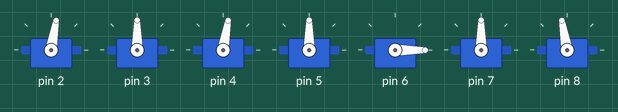
This sketch was run on a simulated Arduino Uno, built with avr-gcc and run on an emulated ATmega328P. Parts: 7 × servo.

Above: at 5.1 s.
At 19.6 s:
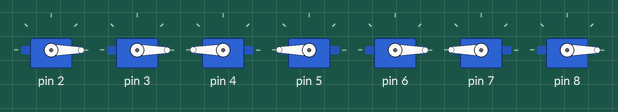
At 20.1 s:
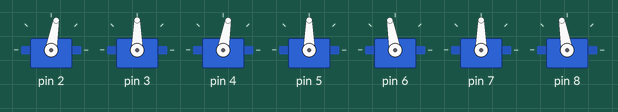
At 35.1 s:
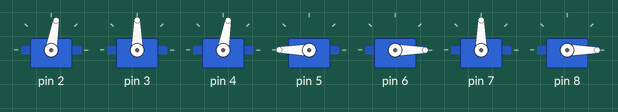
Timing chart, 0 to 36.6 s (numbered marks = the images above):
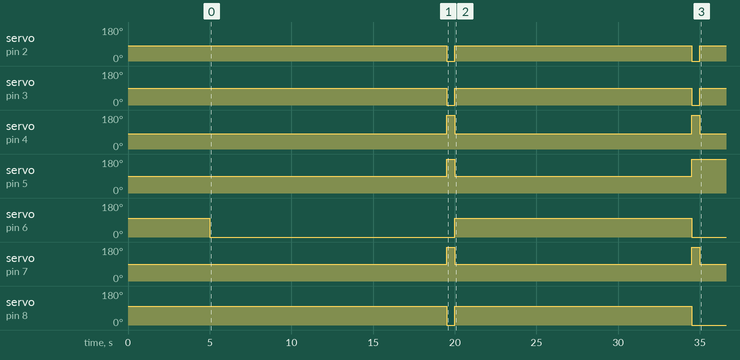

The sketch:

7segmentdisplay.ino
```cpp
#include <Servo.h>

Servo myservo[7];

int segmentOn[7] = {80, 90, 80, 90, 100, 90, 100};
int segmentOff[7] = {0, 0, 180, 180, 0, 180, 0};
int digits[10][7] = {
  {1,1,1,1,1,1,0}, // 0
  {0,1,1,0,0,0,0}, // 1
  {1,1,0,1,1,0,1}, // 2
  {1,1,1,1,0,0,1}, // 3
  {0,1,1,0,0,1,1}, // 4
  {1,0,1,1,0,1,1}, // 5
  {1,0,1,1,1,1,1}, // 6
  {1,1,1,0,0,1,0}, // 7
  {1,1,1,1,1,1,1}, // 8
  {1,1,1,1,0,1,1}  // 9
};

void setup() {
  for (int i = 0; i <= 6; i++) {
    myservo[i].attach(2 + i);
  }
  for (int i = 0; i <= 6; i++) {
    myservo[i].write(segmentOn[i]);
  }
  delay(5000);
}

void displayDigit(int digit) {
  for (int i = 0; i <= 6; i++) {
    if (digits[digit][i] == 1) {
      myservo[i].write(segmentOn[i]);
    } else {
      myservo[i].write(segmentOff[i]);
    }
  }
}

void turnOffAllSegments() {
  for (int i = 0; i <= 6; i++) {
    myservo[i].write(segmentOff[i]);
  }
}

void loop() {
  static int tens = 9; // Onlar basamağı
  for (int units = 9; units >= 0; units--) { // Birler basamağı
    displayDigit(units);
    delay(14500); // 10 saniye bekleme

    turnOffAllSegments();
    delay(500); // Segmentlerin kapandığını göstermek için bekleme

    if (units == 0 && tens > 0) {
      tens--; // Onlar basamağını bir eksilt
      units = 10; // Birler basamağını tekrar 9'a ayarla
      displayTensDigit(tens);
    }
  }
}

void displayTensDigit(int tensDigit) {
  // Onlar basamağını ikinci Arduino'ya göndermek için kullanılacak fonksiyon
  // Bu fonksiyon, ikinci Arduino ile iletişim kurmak için gerekli kodu içermelidir
}
```

Measured:
- by itself, servo on pin 2: alternates 80° for 14.5 s and 0° for 0.50 s
- by itself, servo on pin 3: alternates 90° for 14.5 s and 0° for 0.50 s
- by itself, servo on pin 4: alternates 180° for 0.50 s and 80° for 14.5 s
- by itself, servo on pin 5: 90° → 180° at 19.5 s, → 90° 0.50 s later, → 180° 14.5 s later
- by itself, servo on pin 6: 100° → 0° at 5.0 s, → 100° 15.0 s later, → 0° 14.5 s later
- by itself, servo on pin 7: alternates 180° for 0.50 s and 90° for 14.5 s
- by itself, servo on pin 8: 100° → 0° at 19.5 s, → 100° 0.50 s later, → 0° 14.5 s later
